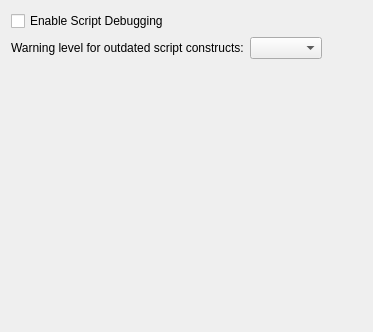
     <widget class="QWidget" name="_advancedTab">
      <attribute name="title">
       <string>Advanced</string>
      </attribute>
      <layout class="QGridLayout" name="gridLayout_6">
       <item row="4" column="1">
        <spacer name="verticalSpacer_4">
         <property name="orientation">
          <enum>Qt::Vertical</enum>
         </property>
         <property name="sizeHint" stdset="0">
          <size>
           <width>20</width>
           <height>262</height>
          </size>
         </property>
        </spacer>
       </item>
       <item row="2" column="1">
        <widget class="XComboBox" name="_deprecationLevel">
         <property name="allowNull">
          <bool>true</bool>
         </property>
         <property name="nullStr">
          <string>None</string>
         </property>
        </widget>
       </item>
       <item row="2" column="0">
        <widget class="QLabel" name="_deprecationLevelLit">
         <property name="text">
          <string>Warning level for outdated script constructs:</string>
         </property>
         <property name="buddy">
          <cstring>_deprecationLevel</cstring>
         </property>
        </widget>
       </item>
       <item row="2" column="2">
        <spacer name="horizontalSpacer_2">
         <property name="orientation">
          <enum>Qt::Horizontal</enum>
         </property>
         <property name="sizeHint" stdset="0">
          <size>
           <width>40</width>
           <height>20</height>
          </size>
         </property>
        </spacer>
       </item>
       <item row="1" column="0" colspan="2">
        <widget class="QCheckBox" name="_debug">
         <property name="text">
          <string>Enable Script Debugging</string>
         </property>
        </widget>
       </item>
      </layout>
     </widget>
